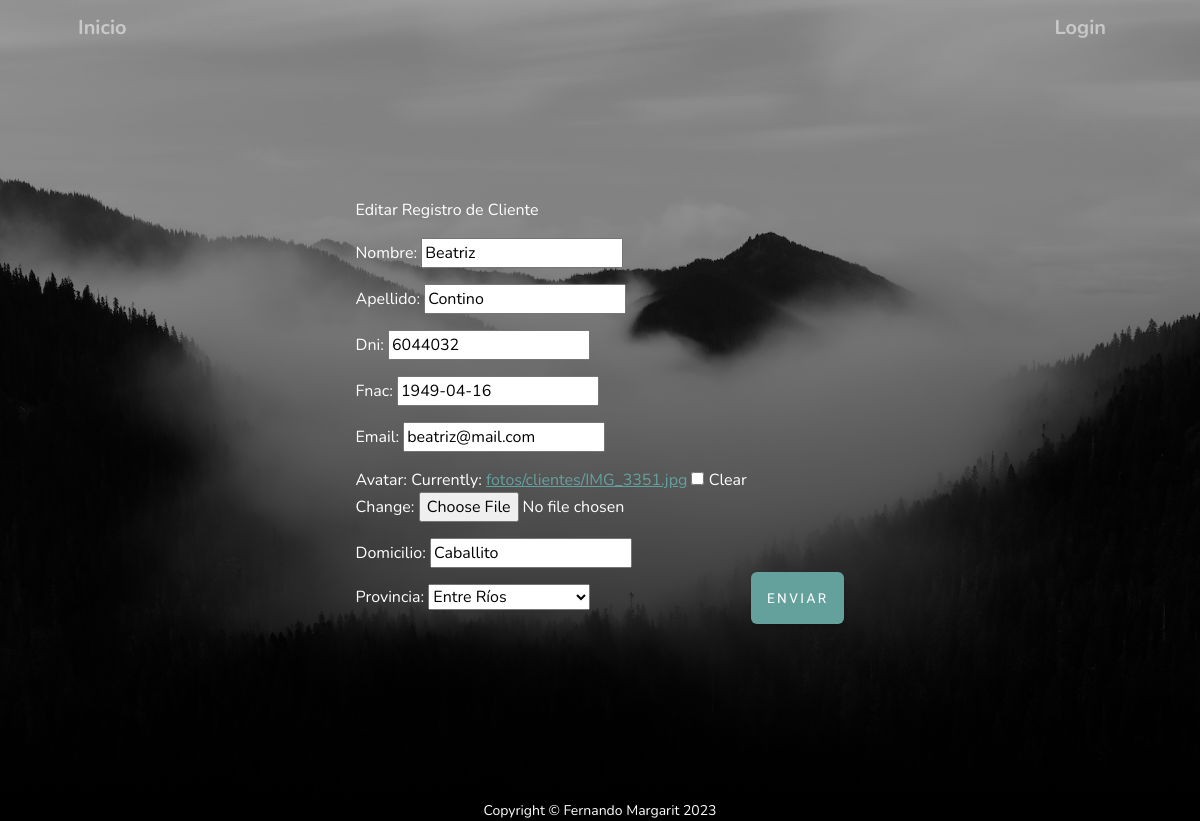
Screenshot of /entregable/clientes/editar/6044032 with the database file from the repository.
### AppFinal/models.py (models this page shows, shortened)
class Cliente(models.Model):
    nombre   = models.CharField(max_length=30)
    apellido = models.CharField(max_length=30)
    dni      = models.IntegerField(primary_key=True)
    fnac     = models.DateField(null=False)
    email    = models.EmailField(null=False)
    usuario  = models.OneToOneField(User, on_delete=models.CASCADE)
    avatar   = models.ImageField(upload_to='fotos/clientes', blank=True, null=True)
    domicilio= models.CharField(max_length=150)
    provincia= models.ForeignKey(Provincia, on_delete=models.DO_NOTHING)
    cliente  = models.BooleanField(default=True)
    class Meta():
        verbose_name = 'CLIENTE'
        verbose_name_plural = 'CLIENTES'

class Provincia(models.Model):
    provincia   = models.CharField(primary_key=True, max_length=30)
    def __str__(self):
        return f'{self.provincia}'
    class Meta():
        verbose_name = 'PROVINCIA'
        verbose_name_plural = 'PROVINCIA'

### AppFinal/views.py (the view)
# urls.py: path('clientes/editar/<pk>', ClienteUpdateView.as_view(), name='ClientesEditarURL'),
class ClienteUpdateView(UpdateView):
    model               = Cliente
    template_name       = 'clientes/editar.html'
    fields              = ('nombre','apellido','dni','fnac','email','avatar','domicilio','provincia')
    success_url         = '/entregable/'
    context_object_name = 'edit'

### AppFinal/templates/clientes/editar.html (shortened to what this page needs)
{% load static %}
<link href="{% static 'css/styles.css' %}" rel="stylesheet" />
<link href="{% static 'css/mystyles.css' %}" rel="stylesheet" />
<!DOCTYPE html>
<html lang="en">
    {% load static %}
    <head>
        <link href="css/styles.css" rel="stylesheet" />
    </head>
    <body id="page-top">
        <header class="masthead">
            <div class="container px-4 px-lg-5 d-flex h-100 align-items-center justify-content-center">
            {% include 'clientes/barra-editar.html' %}
                <form action="" enctype="multipart/form-data" method="POST">{% csrf_token %}
                    <p class="text-white-50 mx-auto mt-2 mb-5">Editar Registro de Cliente</p>
                <section class="cliente-editar">
                        {{form.as_p}}
                </section>
                    <button name="d"  class="btn btn-primary" id="submitButton" type="submit">Enviar</button>
                </form>
        </header>
            {% include 'pie.html' %}
    </body>
</html>

### AppFinal/static/css/mystyles.css (style rules this page uses)
.cliente-editar { display: inline-block; box-sizing: content-box; }

### rows the page displays
Cliente: nombre "Beatriz", apellido "Contino", dni "6044032", fnac "1949-04-16", email "beatriz@mail.com", domicilio "Caballito"
Provincia: provincia "Entre Ríos"
